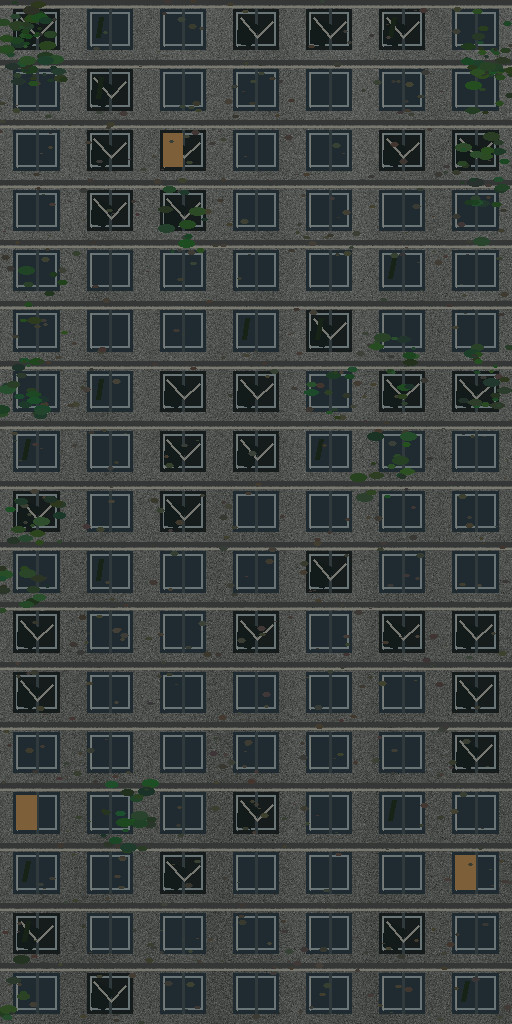
#> input picture dist/assets/materials/city/facade_0.jpg, 512 x 1024 px, found by its file name; its folder holds only this picture in this run
$ python bake_city_reclamation.py
#> lines starting #> are read from the running program, lines starting #| are printed output that depends on the picture
#!/usr/bin/env python3
"""Deterministic city material bake. Original facade atlases stay untouched.

Requires Pillow and numpy. Rebuilds ONLY the four weathered facade atlases and
one alpha-cut ivy sheet used by the actual Three.js instanced 3D scene.
"""
from pathlib import Path
import math
import random
import numpy as np
from PIL import Image, ImageDraw

DIR=Path(__file__).resolve().parents[1]/'public/assets/materials/city'
RNG=random.Random(20261031)

def noise(w,h,seed):
    rng=np.random.default_rng(seed)
    small=Image.fromarray((rng.random((max(3,h//31),max(3,w//31)))*255).astype(np.uint8),'L')
    return np.asarray(small.resize((w,h),Image.Resampling.BICUBIC),dtype=np.float32)/255.0

for k in range(4):
    src=Image.open(DIR/f'facade_{k}.jpg').convert('RGB')
#> src is the input picture: PIL image 512x1024 RGB; mean R, G, B 61.7, 67.3, 66.1
    w,h=src.size
#> w = 512; h = 1024
    arr=np.asarray(src,dtype=np.float32).copy()
    n1=noise(w,h,k+25);n2=noise(w,h,k+46)
#> in noise, `return np.asarray(small.resize((w,h),Image.Resampling.BICUBIC),dtype=n..`:
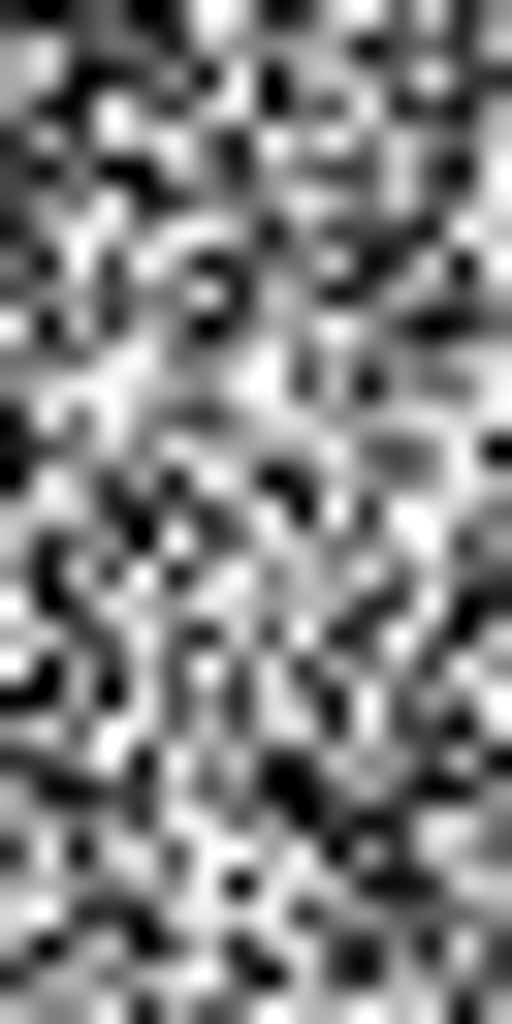
#> returned value: shape (1024, 512) float32; min 0, max 1, mean 0.509
#> call 2 of noise, with w = 512, h = 1024, seed = 46
#> in noise (call 2), `small=Image.fromarray((rng.random((max(3,h//31),max(3,w//31)))*255).as..`:
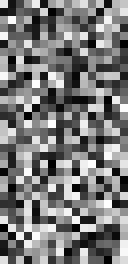
#> small: PIL image 16x33 L (shown 8 times larger); min 0, max 254, mean 121.6
#> in noise (call 2), `return np.asarray(small.resize((w,h),Image.Resampling.BICUBIC),dtype=n..`:
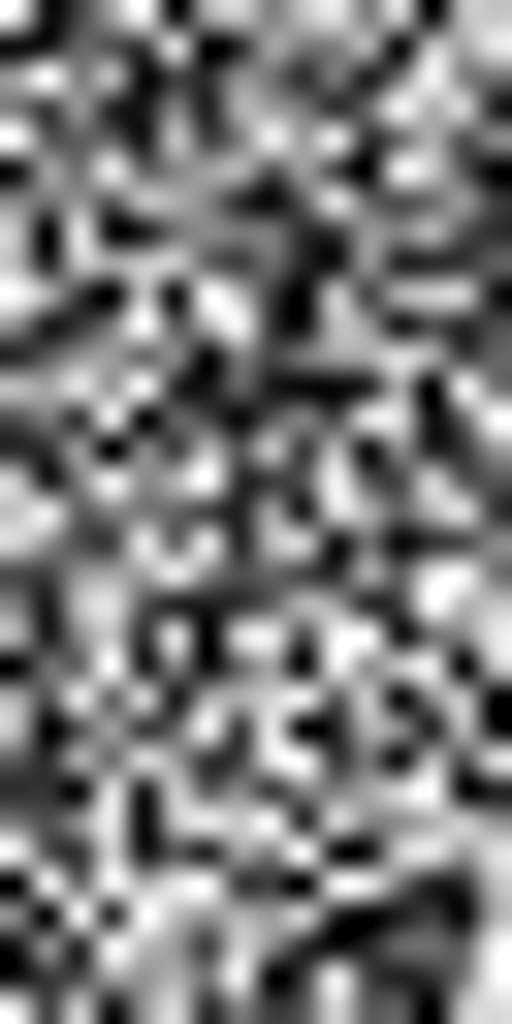
#> returned value: shape (1024, 512) float32; min 0, max 1, mean 0.477
    # Water staining and biological patina. These alter the diffuse material,
    # preserving windows and masonry detail rather than covering it with decals.
    wet=np.clip((n1-.26)*1.65,0,1)
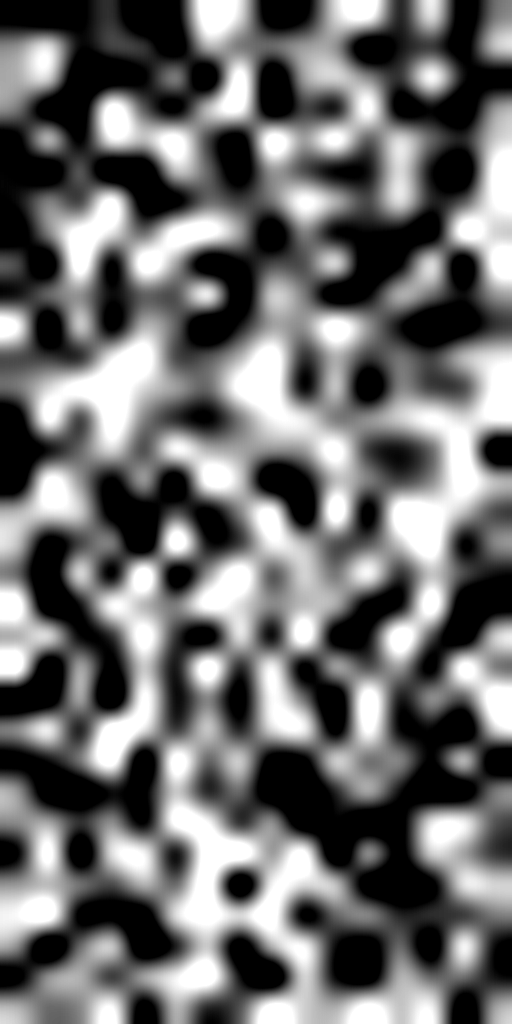
#> wet: shape (1024, 512) float32; min 0, max 1, mean 0.433
    algae=np.clip((n2-.53)*2.1,0,1)
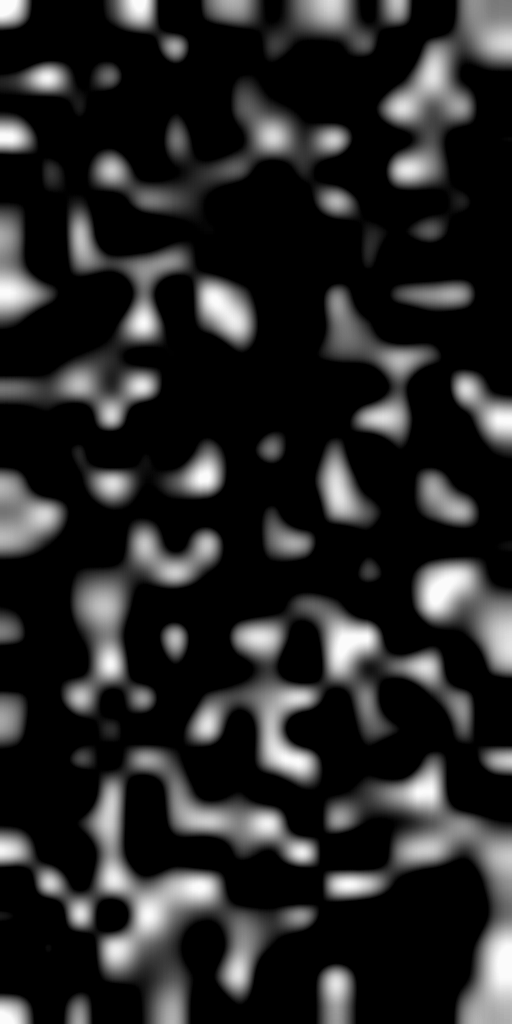
#> algae: shape (1024, 512) float32; min 0, max 0.987, mean 0.157
    aging=(.73+wet*.17)[:,:,None]
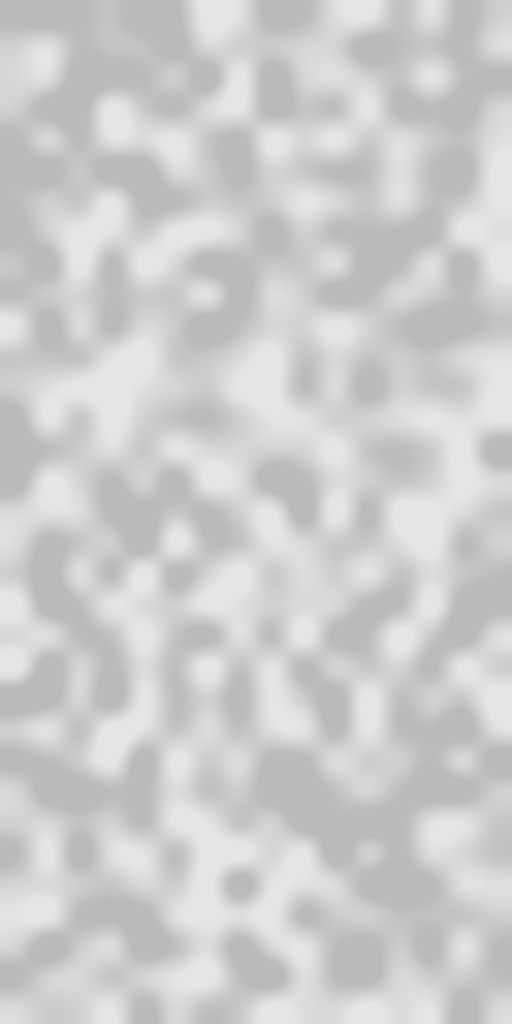
#> aging: shape (1024, 512, 1) float32; min 0.73, max 0.9, mean 0.804
    arr*=aging
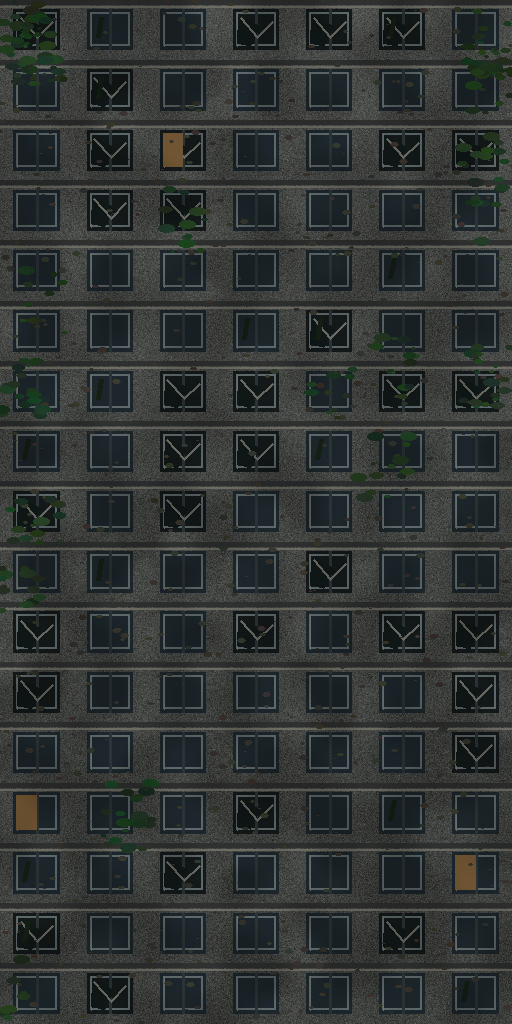
#> arr: shape (1024, 512, 3) float32; mean R, G, B 49.6, 54.1, 53.1
    arr=arr*(1-algae[:,:,None]*.23)+np.array([35,54,39])[None,None,:]*algae[:,:,None]*.23
    out=Image.fromarray(np.uint8(np.clip(arr,0,255)),'RGB')
    ink=Image.new('RGBA',(w,h),(0,0,0,0))
#> ink: PIL image 512x1024 RGBA; every value is 0
    d=ImageDraw.Draw(ink)
    rng=random.Random(490+k*53)
    # Subtle downward runoff: grime follows gravity along real wall facades.
    for i in range(135):
        x=rng.randrange(w); y=rng.randrange(h)
        length=rng.randrange(25,190)
        width=rng.choice([1,1,2,3,5,8])
        d.line([(x,y),(x+rng.randint(-4,4),min(h,y+length))],fill=(24,36,27,rng.randint(13,50)),width=width)
    # Hairline fractures. Natural dark cracks branch rather than clean grid lines.
    for i in range(34):
        x=rng.randrange(w);y=rng.randrange(h)
        path=[(x,y)]
        for j in range(rng.randint(3,8)):
            x+=rng.randint(-9,9);y+=rng.randint(7,18)
            path.append((x,y))
        d.line(path,fill=(12,21,21,rng.randint(40,85)),width=rng.choice([1,1,2]))
#> this loop made 34 passes
    out=Image.alpha_composite(out.convert('RGBA'),ink).convert('RGB')
#> (the run stopped early here; a loop or call above may not have finished)
